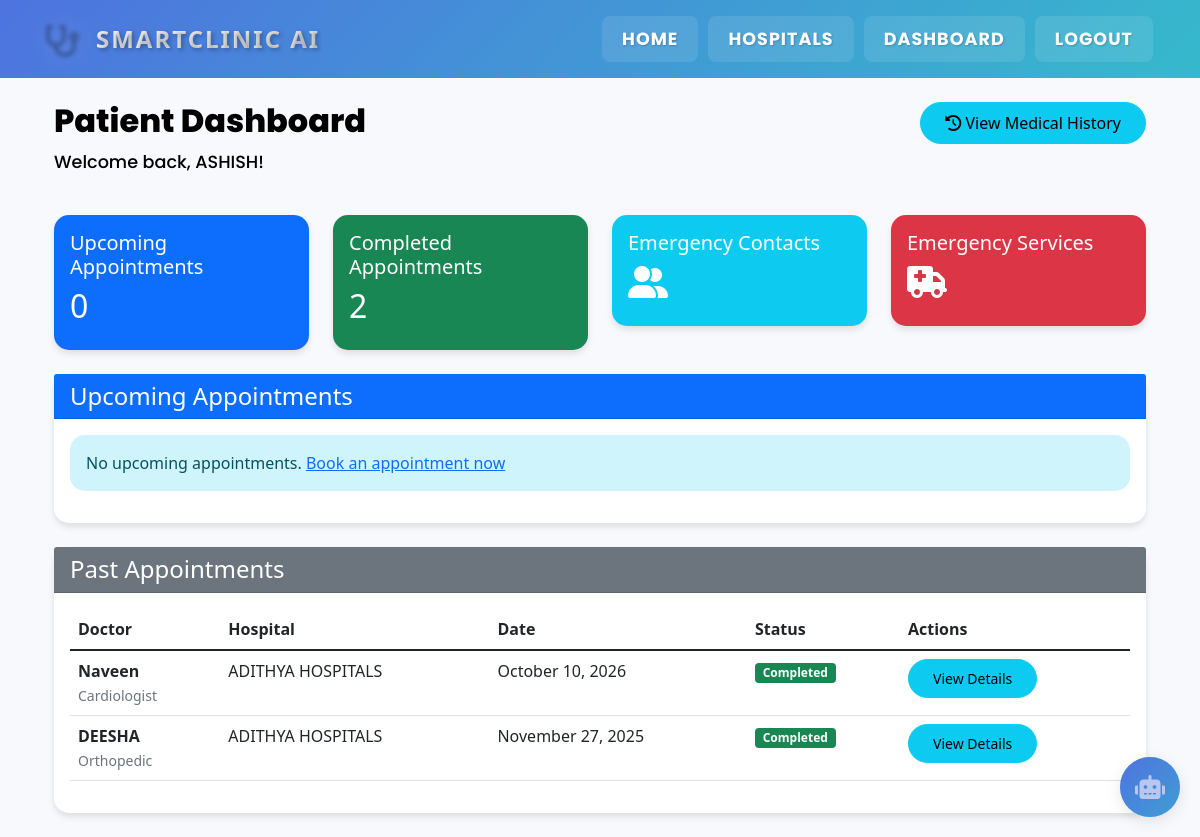
The app's page /patient/dashboard (signed in) with its own data.
### app.py (models this page shows, shortened)
class User(db.Model):
    id = db.Column(db.Integer, primary_key=True)
    email = db.Column(db.String(120), unique=True, nullable=False)
    password_hash = db.Column(db.String(256), nullable=False)
    name = db.Column(db.String(100), nullable=False)
    user_type = db.Column(db.String(20), nullable=False)
    phone = db.Column(db.String(20))
    age = db.Column(db.Integer)
    gender = db.Column(db.String(10))
    blood_group = db.Column(db.String(5))
    height = db.Column(db.Float)  # in cm
    weight = db.Column(db.Float)  # in kg
    address = db.Column(db.String(500))
    emergency_contact = db.Column(db.String(20))
    doctor = db.relationship('Doctor', backref='user', lazy=True, uselist=False)
    hospital = db.relationship('Hospital', backref='admin', lazy=True, uselist=False)
    appointments = db.relationship('Appointment', backref='patient', lazy=True)
    __table_args__ = (
        CheckConstraint("user_type IN ('patient', 'doctor', 'hospital_admin')", name='check_user_type'),
    )

class Appointment(db.Model):
    id = db.Column(db.Integer, primary_key=True)
    doctor_id = db.Column(db.Integer, db.ForeignKey('doctor.id'), nullable=False)
    patient_id = db.Column(db.Integer, db.ForeignKey('user.id'), nullable=False)
    hospital_id = db.Column(db.Integer, db.ForeignKey('hospital.id'), nullable=False)
    appointment_time = db.Column(db.DateTime, nullable=False)
    status = db.Column(db.String(20), default='pending')
    symptoms = db.Column(db.Text)
    notes = db.Column(db.Text)
    diagnosis = db.Column(db.Text)  # Doctor's diagnosis
    prescription = db.Column(db.Text)  # Prescribed medicines
    treatment_plan = db.Column(db.Text)  # Treatment recommendations
    follow_up_date = db.Column(db.DateTime)  # Next appointment recommendation
    test_results = db.Column(db.Text)  # Lab test results or notes
    doctor_notes = db.Column(db.Text)  # Private doctor notes
    completed_at = db.Column(db.DateTime)  # When appointment was completed
    created_at = db.Column(db.DateTime, default=datetime.utcnow)  # When appointment was booked
    __table_args__ = (
        CheckConstraint("status IN ('pending', 'approved', 'completed', 'cancelled')", name='check_appointment_status'),
    )

class Doctor(db.Model):
    id = db.Column(db.Integer, primary_key=True)
    user_id = db.Column(db.Integer, db.ForeignKey('user.id'), nullable=False)
    hospital_id = db.Column(db.Integer, db.ForeignKey('hospital.id'), nullable=False)
    specialization = db.Column(db.String(100), nullable=False)
    experience = db.Column(db.Integer)
    consultation_fee = db.Column(db.Float, default=50.00)  # Default fee is $50
    about = db.Column(db.Text)
    appointments = db.relationship('Appointment', backref='doctor', lazy=True)

class Hospital(db.Model):
    id = db.Column(db.Integer, primary_key=True)
    name = db.Column(db.String(200), nullable=False)
    address = db.Column(db.String(500), nullable=False)
    contact = db.Column(db.String(20))
    admin_id = db.Column(db.Integer, db.ForeignKey('user.id'), nullable=False)
    description = db.Column(db.Text)
    doctors = db.relationship('Doctor', backref='hospital', lazy=True)
    appointments = db.relationship('Appointment', backref='hospital', lazy=True)

### app.py (the view)
@app.route('/patient/dashboard')
@login_required
@role_required(['patient'])
def patient_dashboard():
    user = User.query.get(session['user_id'])
    upcoming_appointments = Appointment.query.filter_by(
        patient_id=session['user_id']
    ).filter(
        Appointment.appointment_time > datetime.now(),
        Appointment.status.in_(['pending', 'approved'])
    ).order_by(Appointment.appointment_time).all()
    past_appointments = Appointment.query.filter_by(
        patient_id=session['user_id']
    ).filter(
        Appointment.status.in_(['completed', 'cancelled'])
    ).order_by(Appointment.appointment_time.desc()).all()
    return render_template('patient/dashboard.html',
                         user=user,
                         upcoming_appointments=upcoming_appointments,
                         past_appointments=past_appointments)

### app.py (called while the page is built)
def login_required(f):
    @wraps(f)
    def decorated_function(*args, **kwargs):
        if 'user_id' not in session:
            flash('Please log in first.', 'warning')
            return redirect(url_for('login'))
        return f(*args, **kwargs)
    return decorated_function

def role_required(allowed_roles):
    def decorator(f):
        @wraps(f)
        def decorated_function(*args, **kwargs):
            if 'user_type' not in session or session['user_type'] not in allowed_roles:
                flash('You do not have permission to access this page.', 'danger')
                return redirect(url_for('index'))
            return f(*args, **kwargs)
        return decorated_function
    return decorator

### templates/patient/dashboard.html (shortened to what this page needs)
{% extends "base.html" %}
{% block content %}
<div class="container mt-4">
    <div class="row mb-4">
        <div class="col-md-8">
            <h2 style="color: #000000 !important; font-family: 'Poppins', sans-serif; font-weight: 800;">Patient Dashboard</h2>
            <p style="color: #000000 !important; font-family: 'Poppins', sans-serif; font-weight: 500; font-size: 1.1rem;">Welcome back, {{ user.name }}!</p>
        </div>
        <div class="col-md-4 text-end">
            <a href="{{ url_for('patient_medical_history') }}" class="btn btn-info">
                <i class="fas fa-history"></i> View Medical History
            </a>
        </div>
    </div>
    <div class="row mb-4">
        <div class="col-md-3">
            <div class="card bg-primary text-white">
                <div class="card-body">
                    <h5>Upcoming Appointments</h5>
                    <h2>{{ upcoming_appointments|length }}</h2>
                </div>
            </div>
        </div>
        <div class="col-md-3">
            <div class="card bg-success text-white">
                <div class="card-body">
                    <h5>Completed Appointments</h5>
                    <h2>{{ past_appointments|length }}</h2>
                </div>
            </div>
        </div>
        <div class="col-md-3">
            <a href="{{ url_for('emergency_contacts') }}" class="text-decoration-none">
                <div class="card bg-info text-white">
                    <div class="card-body">
                        <h5>Emergency Contacts</h5>
                        <h2><i class="fas fa-user-friends"></i></h2>
                    </div>
                </div>
            </a>
        </div>
        <div class="col-md-3">
            <a href="{{ url_for('emergency') }}" class="text-decoration-none">
                <div class="card bg-danger text-white">
                    <div class="card-body">
                        <h5>Emergency Services</h5>
                        <h2><i class="fas fa-ambulance"></i></h2>
                    </div>
                </div>
            </a>
        </div>
    </div>
    <div class="card mb-4">
        <div class="card-header bg-primary text-white">
            <h4 class="mb-0">Upcoming Appointments</h4>
        </div>
        <div class="card-body">
            {% if upcoming_appointments %}
            <div class="table-responsive">
                <table class="table table-hover">
                    <thead>
                        <tr>
                            <th>Doctor</th>
                            <th>Hospital</th>
                            <th>Date & Time</th>
                            <th>Status</th>
                            <th>Actions</th>
                        </tr>
                    </thead>
                    <tbody>
                        {% for appointment in upcoming_appointments %}
                        <tr>
                            <td>
                                <strong>{{ appointment.doctor.user.name }}</strong><br>
                                <small class="text-muted">{{ appointment.doctor.specialization }}</small>
                            </td>
                            <td>{{ appointment.hospital.name }}</td>
                            <td>{{ appointment.appointment_time.strftime('%B %d, %Y at %I:%M %p') }}</td>
                            <td>
                                {% if appointment.status == 'pending' %}
                                <span class="badge bg-warning">Pending</span>
                                {% elif appointment.status == 'approved' %}
                                <span class="badge bg-success">Approved</span>
                                {% endif %}
                            </td>
                            <td>
                                <a href="{{ url_for('view_appointment_details', appointment_id=appointment.id) }}" class="btn btn-sm btn-info">View</a>
                                {% if appointment.status == 'pending' %}
                                <button class="btn btn-sm btn-danger cancel-btn" data-appointment-id="{{ appointment.id }}">Cancel</button>
                                {% endif %}
                            </td>
                        </tr>
                        {% endfor %}
                    </tbody>
                </table>
            </div>
            {% else %}
            <div class="alert alert-info">
                <p class="mb-0">No upcoming appointments. <a href="{{ url_for('list_hospitals') }}">Book an appointment now</a></p>
            </div>
            {% endif %}
        </div>
    </div>
    <div class="card mb-4">
        <div class="card-header bg-secondary text-white">
            <h4 class="mb-0">Past Appointments</h4>
        </div>
        <div class="card-body">
            {% if past_appointments %}
            <div class="table-responsive">
                <table class="table table-hover">
                    <thead>
                        <tr>
                            <th>Doctor</th>
                            <th>Hospital</th>
                            <th>Date</th>
                            <th>Status</th>
                            <th>Actions</th>
                        </tr>
                    </thead>
                    <tbody>
                        {% for appointment in past_appointments[:5] %}
                        <tr>
                            <td>
                                <strong>{{ appointment.doctor.user.name }}</strong><br>
                                <small class="text-muted">{{ appointment.doctor.specialization }}</small>
                            </td>
                            <td>{{ appointment.hospital.name }}</td>
                            <td>{{ appointment.appointment_time.strftime('%B %d, %Y') }}</td>
                            <td>
                                {% if appointment.status == 'completed' %}
                                <span class="badge bg-success">Completed</span>
                                {% elif appointment.status == 'cancelled' %}
                                <span class="badge bg-danger">Cancelled</span>
                                {% endif %}
                            </td>
                            <td>
                                <a href="{{ url_for('view_appointment_details', appointment_id=appointment.id) }}" class="btn btn-sm btn-info">View Details</a>
                            </td>
                        </tr>
                        {% endfor %}
                    </tbody>
                </table>
            </div>
            {% else %}
            <p class="text-muted">No past appointments.</p>
            {% endif %}
        </div>
    </div>
</div>
{% endblock %}

### templates/base.html (style rules this page uses)
:root { --primary-color: #4e73df; --primary-rgb: 78, 115, 223; --info-color: #36b9cc; --success-color: #1cc88a; --warning-color: #f6c23e; --danger-color: #e74a3b; }
body { font-family: 'Segoe UI', Tahoma, Geneva, Verdana, sans-serif; background-color: #f8f9fc; }
.alert { border: none; border-radius: 15px; margin-bottom: 1rem; }
.card { border: none; border-radius: 15px; box-shadow: 0 4px 6px rgba(0,0,0,0.1); transition: transform 0.3s ease, box-shadow 0.3s ease; }
.btn { border-radius: 30px; padding: 0.5rem 1.5rem; transition: all 0.3s ease; }
body { padding-right: 0 !important; overflow-y: scroll; }
.btn { transition: all 0.2s ease-in-out; position: relative; overflow: hidden; }
.card { transition: transform 0.2s ease-in-out, box-shadow 0.2s ease-in-out; }
body { padding-right: 0 !important; }
.btn { transition: all 0.2s ease-in-out; }

### records on screen
User: name "ASHISH"
Appointment: doctor.user.name "Naveen", doctor.specialization "Cardiologist", hospital.name "ADITHYA HOSPITALS", appointment_time "October 10, 2026", status "Completed"
Appointment: doctor.user.name "DEESHA", doctor.specialization "Orthopedic", hospital.name "ADITHYA HOSPITALS", appointment_time "November 27, 2025", status "Completed"

### other values on screen
{{ upcoming_appointments|length }} "0"
{{ past_appointments|length }} "2"
